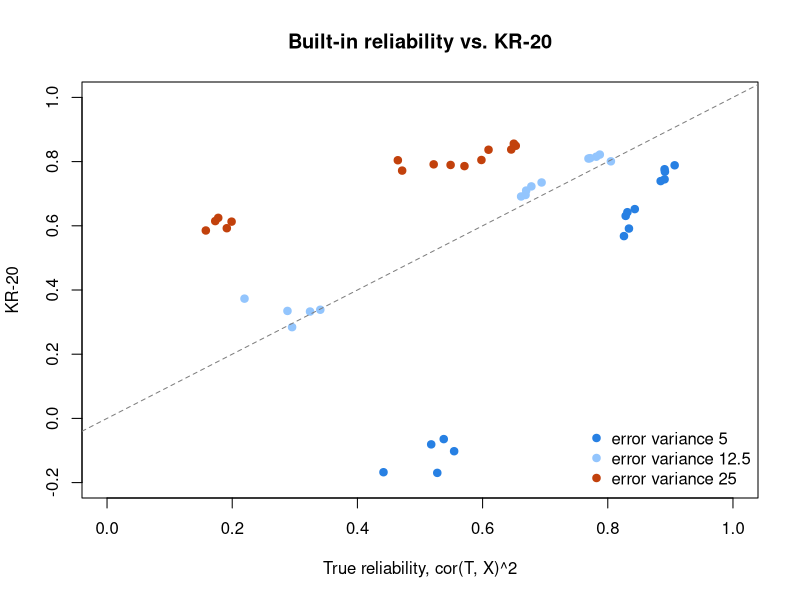

Recreate this plot in R.
# Where CTT breaks: a generator that respects the classical model for the total
# score, X = T + E, and nothing more. It sets the true reliability, then hands out
# each respondent's correct answers across items at random (weighted so that some
# items are easier than others). Base R only.
# Adapted from ben-domingue/252: ps2/ctt_failures.R (PS2#4).
set.seed(252)
n_items <- 50
n_ppl <- 500
n_reps <- 5                                  # data sets per setting

kr20 <- function(resp) {                     # KR-20: alpha for 0/1 items
  k <- ncol(resp)
  p <- colMeans(resp)
  (k / (k - 1)) * (1 - sum(p * (1 - p)) / var(rowSums(resp)))
}

sim_ctt <- function(n_items, n_ppl, s2_true, s2_error) {
  T <- round(rnorm(n_ppl, mean = n_items / 2, sd = sqrt(s2_true)))   # true scores
  E <- round(rnorm(n_ppl, mean = 0, sd = sqrt(s2_error)))            # errors
  X <- pmin(pmax(T + E, 0), n_items)         # observed sum scores, kept in 0..n_items
  pr <- runif(n_items, 0.25, 0.85)           # how often each item gets picked
  resp <- matrix(0, n_ppl, n_items)
  for (j in 1:n_ppl)                         # respondent j gets X[j] items right,
    if (X[j] > 0)                            # chosen at random, easier items more often
      resp[j, sample(n_items, X[j], prob = pr)] <- 1
  c(true_rel = cor(T, X)^2, kr20 = kr20(resp),
    var_X = var(X), sum_pq = sum(colMeans(resp) * (1 - colMeans(resp))))
}

# Nine settings: true-score and error variances as shares of the number of items.
settings <- expand.grid(s2_true = n_items * c(0.1, 0.5, 0.9),
                        s2_error = n_items * c(0.1, 0.25, 0.5))
out <- do.call(rbind, lapply(seq_len(nrow(settings)), function(s)
  t(replicate(n_reps, sim_ctt(n_items, n_ppl, settings$s2_true[s], settings$s2_error[s])))))
out <- data.frame(settings[rep(seq_len(nrow(settings)), each = n_reps), ], out)

# One row per setting: the reliability we built in, and what KR-20 reports.
print(aggregate(cbind(true_rel, kr20, var_X, sum_pq) ~ s2_true + s2_error, data = out,
                FUN = function(x) round(mean(x), 2)))

cols <- c("#2780e3", "#93c5fd", "#c2410c")  # one colour per error variance
err <- factor(out$s2_error)
plot(out$true_rel, out$kr20, xlim = c(0, 1), ylim = c(-0.2, 1), pch = 19,
     col = cols[err], xlab = "True reliability, cor(T, X)^2",
     ylab = "KR-20", main = "Built-in reliability vs. KR-20")
abline(0, 1, lty = 2, col = "grey50")        # where KR-20 would equal reliability
legend("bottomright", paste("error variance", levels(err)), col = cols, pch = 19, bty = "n")
